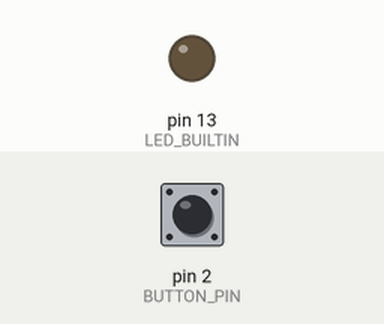
Simulated run of this sketch. Board: Arduino Uno, built with avr-gcc and run on an emulated ATmega328P. On the bench: output pins drawn as LEDs (lit = HIGH). The test bench sets the inputs (shaded band); at power-on: pin 2 (BUTTON_PIN) LOW.

Above: at 1.2 s.
1.3 s: pin 2 (BUTTON_PIN) pulled HIGH for 0.15 s
At 1.37 s:
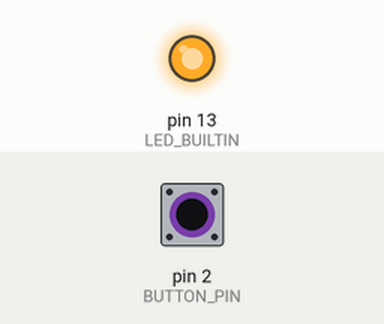
2.9 s: pin 2 (BUTTON_PIN) pulled HIGH for 3.2 s
At 6.6 s:
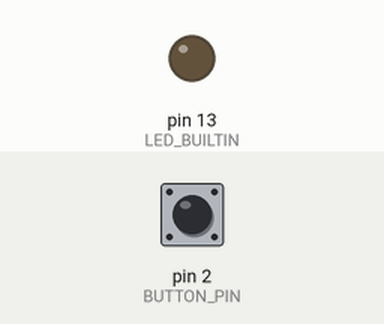
Timing chart, 0 to 8.1 s (numbered marks = the images above; inputs shaded):
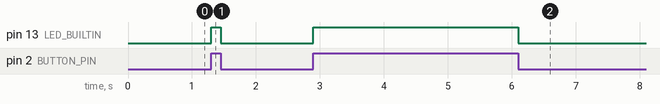

The sketch:

button.ino
```cpp
#define BUTTON_PIN 2

void setup() {
	// initialize the built-in LED pin as an output:
	pinMode(LED_BUILTIN, OUTPUT);

	// initialize the button pin as an input:
	pinMode(BUTTON_PIN, INPUT);
}

void loop() {
	if (digitalRead(BUTTON_PIN)) {
		digitalWrite(LED_BUILTIN, HIGH);
	} else {
		digitalWrite(LED_BUILTIN, LOW);
	}
}
```

Measured:
- after the input at 1.3 s, pin 13 (LED_BUILTIN): LOW → HIGH at once, → LOW 0.15 s later
- after the input at 2.9 s, pin 13 (LED_BUILTIN): LOW → HIGH at once, → LOW 3.2 s later
